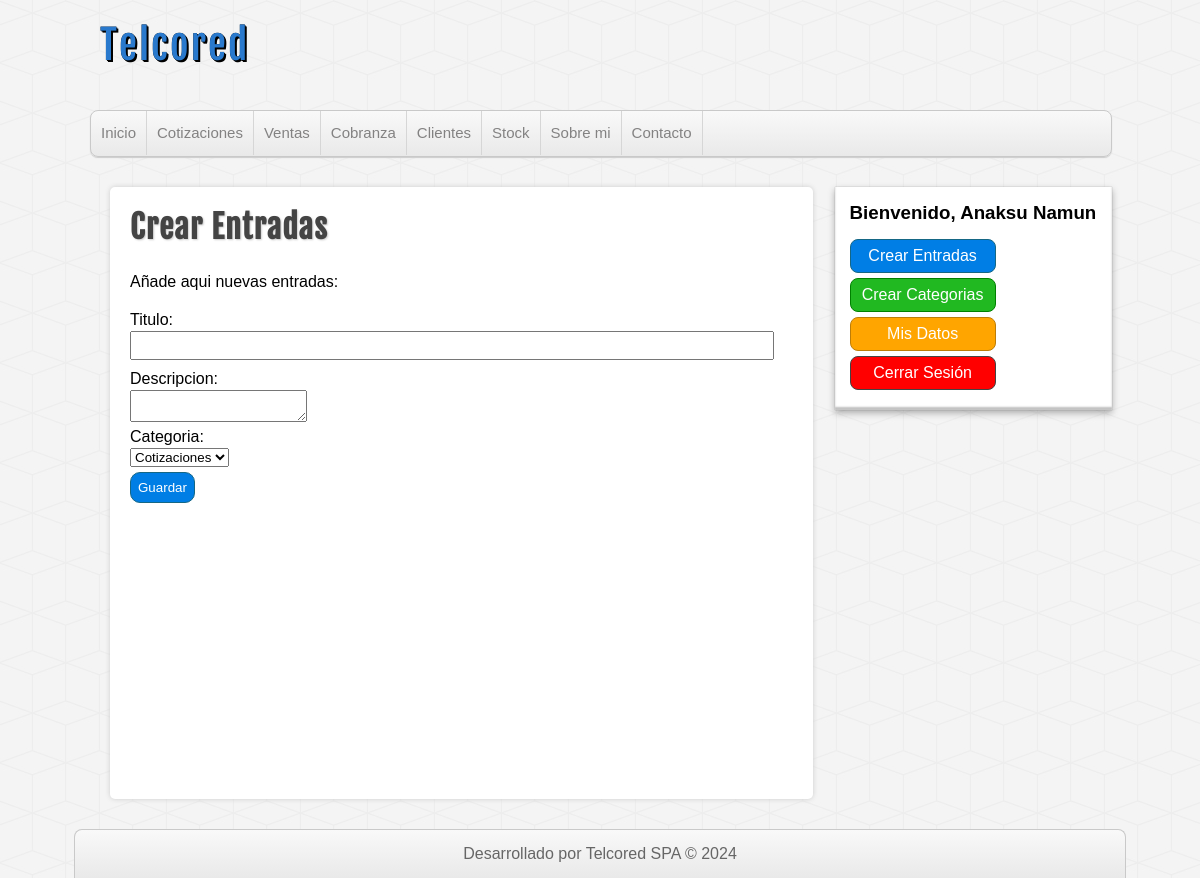
/crearEntrada.php (signed in), run on the app's committed database.
### tables this page shows
CREATE TABLE `categorias` (
  `id` int(255) NOT NULL,
  `nombre` varchar(100) DEFAULT NULL
);

### includes/helpers.php (called while the page is built, shortened)
<?php
function conseguirCategorias($conexion)
{
    $sql = "SELECT * FROM categorias ORDER BY id ASC;";
    $categorias = mysqli_query($conexion, $sql);
    if ($categorias && mysqli_num_rows($categorias) >= 1) {
        $resultado = $categorias;
        return $resultado;
    }
}

### crearEntrada.php (the view, shortened to what this page needs)
<?php require_once 'includes/cabecera.php'; ?>
<?php require_once 'includes/lateral.php'; ?>
<div id="principal">
    <h1>Crear Entradas</h1>
    <br>
    <p>
        Añade aqui nuevas entradas:
    </p>
    <br>
    <form action="guardarEntrada.php" method="POST">
        <label for="titulo">Titulo: </label>
        <input type="text" name="titulo">
        <label for="descripcion">Descripcion: </label>
        <textarea name="descripcion"></textarea>
        <label for="categoria">Categoria: </label>
        <select name="categoria" id="">
            <?php
            $categorias = conseguirCategorias($db);
            if(!empty($categorias)):
                while($categoria = mysqli_fetch_assoc($categorias)):
            ?>
                    <option value="<?= $categoria['id'] ;?>">
                        <?= $categoria['nombre']?>
                    </option>
            <?php
                endwhile;
            endif;
            ?>
        </select>
        <input type="submit" value="Guardar">
    </form>
</div>
</div>
<?php require_once 'includes/pie.php'; ?>

### includes/cabecera.php (shortened to what this page needs)
<?php require_once 'conexion.php'; ?>
<?php require_once 'includes/helpers.php'; ?>
<!DOCTYPE html>
<html lang="es">
<head>
    <link rel="stylesheet" href="assets/css/style.css">
</head>
<body>
    <header id="cabecera">
        <div id="logo">
            <a href="index.php">Telcored</a>
        </div>
             <nav id="menu">
            <ul>
                <li>
                    <a href="index.php">Inicio</a>
                </li>
                <?php
                 $categorias = conseguirCategorias($db);
                 if(!empty($categorias)):
                    while ($categoria = mysqli_fetch_assoc($categorias)):
                ?>
                    <li>
                        <a href="categoria.php?id= <?= $categoria['id']; ?>"> <?= $categoria['nombre']; ?></a>
                    </li>
                <?php
                    endwhile;
                endif; ?>
                <li>
                    <a href="index.php">Sobre mi</a>
                </li>
                <li>
                    <a href="index.php">Contacto</a>
                </li>
            </ul>
        </nav>
    </header>
    <div id="contenedor">

### assets/css/style.css (style rules this page uses)
* { margin: 0px; padding: 0px; font-family: sans-serif, Helvetica, Arial; text-decoration: none; }
body { background: url(../img/cubes.png) #F4F4F4; }
#cabecera { width: 85%; height: auto; background: transparent; margin: 0px auto; }
#logo { float:left; width: 540px; height: 110px; }
#logo a { font-family: "fajala", Helvetica; font-size: 40px; letter-spacing: 2px; color: #2979CD; text-shadow: 0px 0px 0px black, 1px 1px 0px black, 2px 2px 0px black; transition: all 500ms; line-height: 90px; margin-left: 10px; }
#menu { clear: both; width: 100%; height: 45px; background: linear-gradient(to bottom, #f9f9f9 0px, #e9e9e9 100%); border: 1px solid #C9C9C9; border-radius: 8px; box-shadow: 0px 1px 1px #ccc; overflow: hidden; }
#menu ul { list-style: none; }
#menu ul li { float: left; line-height: 44px; border-right: 1px solid #D6D6D6; }
#menu ul li a { display: block; padding-left: 10px; padding-right: 10px; font-size: 15px; color: #838282; }
#contenedor { width: 85%; height: auto; margin: 0px auto; margin-top: 30px; margin-bottom: 30px; }
label, input[type="text"], input[type="email"], input[type="password"] { display: block; width: 95%; margin-top:2px; margin-bottom: 2px; }
input[type="text"], input[type="email"], input[type="password"] { padding: 5px; margin-bottom: 10px; }
input[type="button"], input[type="submit"], .boton { margin-top: 5px; margin-bottom: 5px; display: block; border-radius: 10px; color:white; background: #007ee5; border: 1px solid #156785; cursor:pointer; padding: 7px; }
#principal { float: left; width: 65%; min-height: 572px; background:white; border-radius: 5px; box-shadow: 0px 0px 5px #ccc; margin-left: 20px; padding: 20px; overflow: hidden; }
#principal h1 { font-size: 32px; color: #444; letter-spacing: 1px; text-shadow: 1px 1px 2px #ccc; font-family: "fajala"; }
#principal p { margin-top: 8px; }

### data on the page
categorias: nombre "Cotizaciones"
categorias: nombre "Ventas"
categorias: nombre "Cobranza"
categorias: nombre "Clientes"
categorias: nombre "Stock"

### other printed values
$_SESSION['usuario']['nombre'] "Anaksu"
$_SESSION['usuario']['apellidos'] "Namun"
form field categoria "Cotizaciones"
